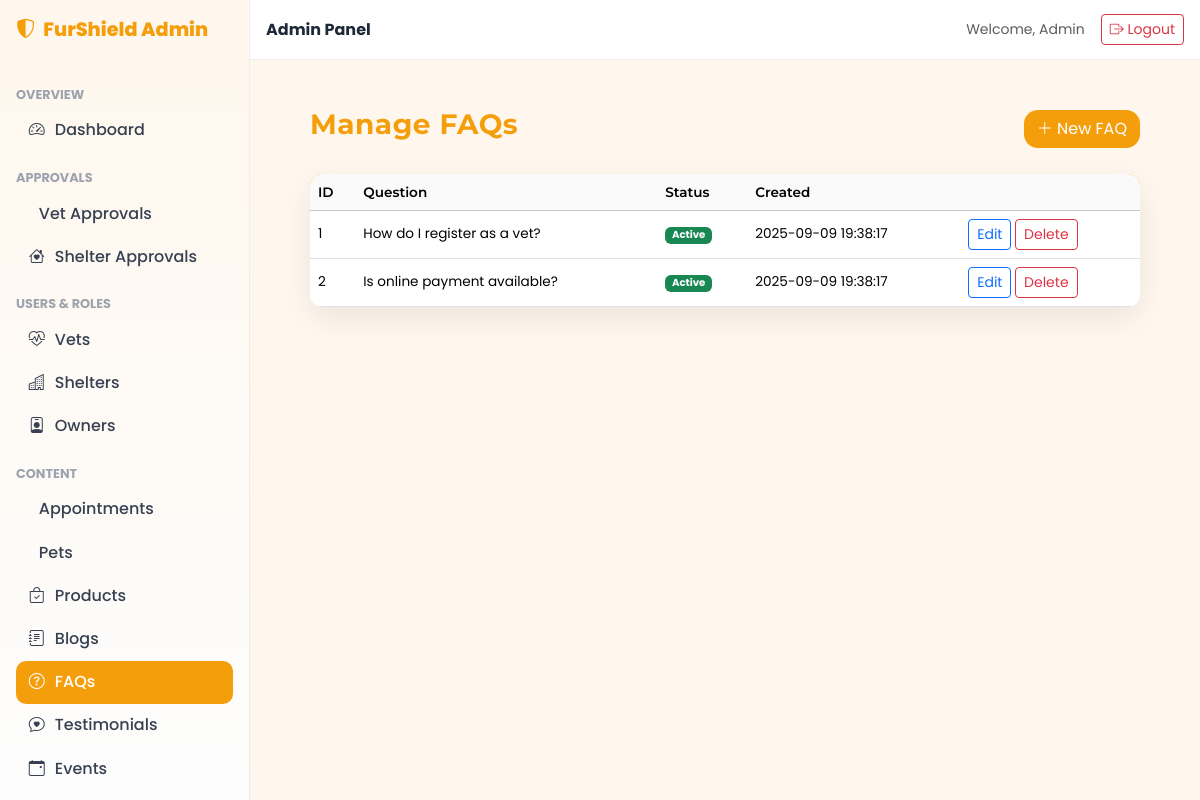
Screenshot of /admin/pages/content/faqs.php (signed in) with the database file from the repository.
### tables this page shows
CREATE TABLE `faqs` (
  `id` int(11) NOT NULL,
  `question` varchar(220) NOT NULL,
  `answer` text NOT NULL,
  `is_top` tinyint(1) NOT NULL DEFAULT 0,
  `is_active` tinyint(1) NOT NULL DEFAULT 1,
  `created_at` timestamp NOT NULL DEFAULT current_timestamp()
);

### admin/pages/content/faqs.php (the view, shortened to what this page needs)
<?php
$root = dirname(__DIR__,3);
include $root.'/admin/includes/header.php';
include $root.'/admin/includes/sidebar.php';
function e($s){return htmlspecialchars((string)$s,ENT_QUOTES,'UTF-8');}
$conn->query("CREATE TABLE IF NOT EXISTS faqs (
  id INT AUTO_INCREMENT PRIMARY KEY,
  question VARCHAR(255) NULL,
  answer TEXT NULL,
  is_active TINYINT(1) DEFAULT 1,
  created_at TIMESTAMP DEFAULT CURRENT_TIMESTAMP
) ENGINE=InnoDB DEFAULT CHARSET=utf8mb4");
$page=max(1,(int)($_GET['p']??1));
$per=10;$off=($page-1)*$per;
$res=$conn->prepare("SELECT * FROM faqs ORDER BY created_at DESC LIMIT ?,?");
$res->bind_param("ii",$off,$per);$res->execute();
$rows=$res->get_result()->fetch_all(MYSQLI_ASSOC);$res->close();
?>
<main class="main p-4">
  <div class="container-fluid">
    <div class="d-flex justify-content-between align-items-center mb-4">
      <h1 class="h3 fw-bold">Manage FAQs</h1>
      <button class="btn text-white" style="background:var(--primary);border-radius:14px" data-bs-toggle="modal" data-bs-target="#addModal"><i class="bi bi-plus-lg"></i> New FAQ</button>
    </div>
    <div class="card border-0" style="border-radius:var(--radius);box-shadow:var(--shadow);background:var(--card)">
      <div class="table-responsive">
        <table class="table align-middle mb-0">
          <thead class="table-light"><tr><th>ID</th><th>Question</th><th>Status</th><th>Created</th><th></th></tr></thead>
          <tbody>
          <?php foreach($rows as $r): ?>
            <tr>
              <td><?php echo (int)$r['id'];?></td>
              <td><?php echo e($r['question']);?></td>
              <td><span class="badge <?php echo $r['is_active']?'bg-success':'bg-secondary';?>"><?php echo $r['is_active']?'Active':'Hidden';?></span></td>
              <td><?php echo e($r['created_at']);?></td>
              <td>
                <button class="btn btn-sm btn-outline-primary" data-bs-toggle="modal" data-bs-target="#editModal<?php echo $r['id'];?>">Edit</button>
                <form method="post" class="d-inline">
                  <button class="btn btn-sm btn-outline-danger" onclick="return confirm('Delete this FAQ?')">Delete</button>
                </form>
              </td>
            </tr>
          <?php endforeach;?>
          </tbody>
        </table>
      </div>
    </div>
  </div>
</main>
<?php include $root.'/admin/includes/footer.php'; ?>

### assets/css/theme-sand-sunset.css (style rules this page uses)
:root { --primary:#F59E0B; --accent:#EF4444; --bg:#FFF7ED; --text:#1F2937; --card:#FFFFFF; --radius:18px; --shadow:0 10px 30px rgba(0,0,0,.08); }
html,body { height:100% }
body.bg-app { background:var(--bg);color:var(--text);font-family:Poppins,system-ui,sans-serif;line-height:1.5 }
h1,h2,h3,h4,h5,h6,p { font-family:Montserrat,Poppins,sans-serif }

### assets/css/admin-style.css (style rules this page uses)
h1,h2,h3,h4,h5,h6 { font-family: 'Montserrat', sans-serif !important; font-weight: 700; }
body, .value, .table, .list-group-item { font-family: 'Poppins', sans-serif; }
.card { border: 0; border-radius: 18px; box-shadow: 0 6px 18px rgba(0,0,0,.06); }
.table { font-size: .85rem; }
.table th { font-weight: 600; }
.table-light th { background: #fafafa !important; }

### assets/css/admin-pages.css (style rules this page uses)
.admin-main .card { border-radius: 18px; box-shadow: 0 8px 25px rgba(0,0,0,0.08); border: none; background: var(--card, #fff); }
.admin-main h1 { font-family: Montserrat, sans-serif; color: var(--primary, #F59E0B); font-weight: 700; letter-spacing: .5px; }
.admin-main table { border-radius: 12px; overflow: hidden; }
.admin-main thead { background: var(--primary, #F59E0B); color: #fff; font-family: Montserrat, sans-serif; font-weight: 600; }

### admin/pages/content/faqs.php (style rules this page uses)
:root { --primary:#F59E0B;--accent:#EF4444;--bg:#FFF7ED;--text:#1F2937;--card:#FFFFFF;--radius:18px;--shadow:0 10px 30px rgba(0,0,0,.08) }
body.bg-app { background:var(--bg);color:var(--text);font-family:Poppins,system-ui,sans-serif }
h1,h2,h3,h4,h5,h6,p { font-family:Montserrat,Poppins,sans-serif }
.table td,.table th { vertical-align:middle }

### rows the page displays
faqs: id "1", question "How do I register as a vet?", is_active "Active", created_at "2025-09-09 19:38:17"
faqs: id "2", question "Is online payment available?", is_active "Active", created_at "2025-09-09 19:38:17"

### other values shown
$_SESSION['user']['name'] "Admin"
